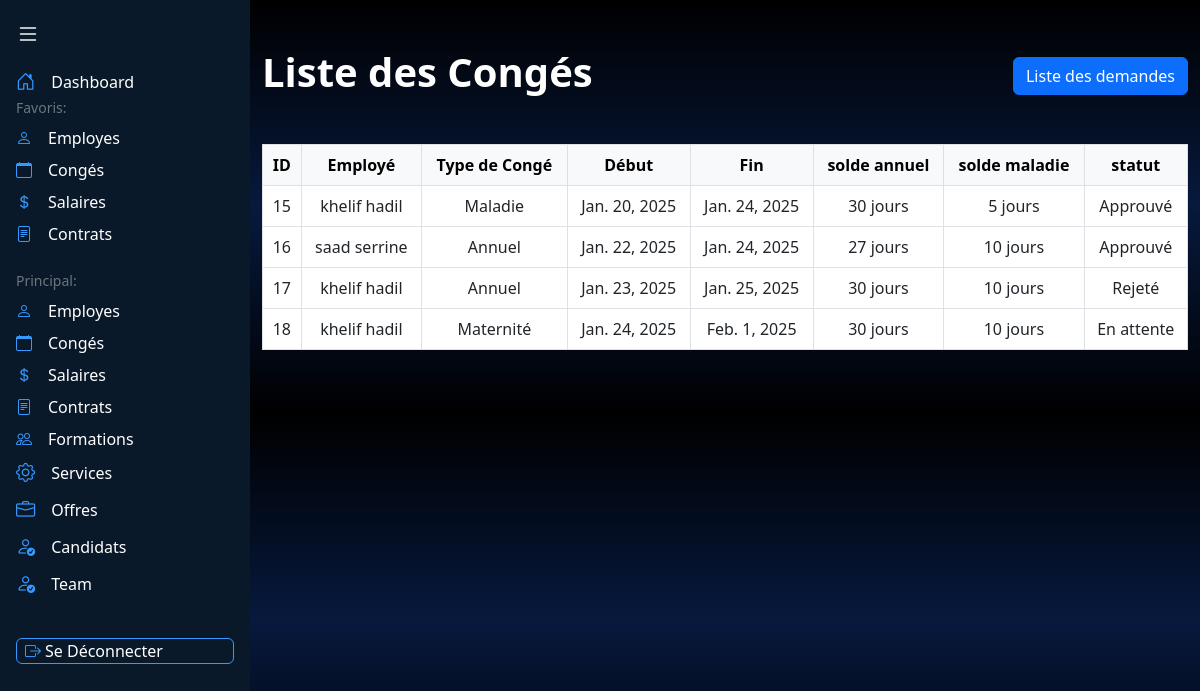
Screenshot of /conges/ (signed in) with the database file from the repository.
### appRH/models.py (models this page shows, shortened)
class Conge(models.Model):
    TYPE_CONGE = [
        ('Annuel', 'Congé Annuel'),
        ('Maladie', 'Congé Maladie'),
        ('Maternité', 'Congé Maternité'),
        ('Paternité', 'Congé Paternité'),
        ('SansSolde', 'Congé Sans Solde'),
        ('Autre', 'Autre'),
    ]
    STATUTS_DEMANDE = [
        ('En attente', 'En attente'),
        ('Approuvé', 'Approuvé'),
        ('Rejeté', 'Rejeté'),
    ]
    employe = models.ForeignKey(Employe, on_delete=models.CASCADE, related_name='conges')
    type_conge = models.CharField(max_length=50, choices=TYPE_CONGE)
    date_debut = models.DateField()
    date_fin = models.DateField()
    solde_annuel = models.IntegerField(default=30)
    solde_maladie = models.IntegerField(default=10)
    statut = models.CharField(max_length=20, choices=STATUTS_DEMANDE, default='En attente')

class Employe(models.Model):
    user = models.OneToOneField(User, on_delete=models.CASCADE, null=True, blank=True)  # Relier chaque employé à un utilisateur
    nom = models.CharField(max_length=50)
    prenom = models.CharField(max_length=50)
    email = models.EmailField(unique=True)
    tel = models.CharField(max_length=10)  # Ajout d'une validation
    adresse = models.CharField(max_length=100)
    sexe = models.CharField(max_length=10, choices=[('Masculin', 'Masculin'), ('Féminin', 'Féminin')])
    lieu_naissance = models.CharField(max_length=50)
    date_naissance = models.DateField(null=True, blank=True)
    date_recrutement = models.DateField(auto_now_add=True)
    situation_fam = models.CharField(max_length=50)
    fonction = models.CharField(max_length=50)
    service = models.ForeignKey('Service', on_delete=models.CASCADE)

### appRH/views.py (the view)
# urls.py: path('conges/',views.liste_conges,name='liste_conges'),
@login_required
def liste_conges(request):
    is_employe = request.user.groups.filter(name='Employe').exists()
    is_agent_rh = request.user.groups.filter(name='Agent Rh').exists()
    is_responsable_rh = request.user.groups.filter(name='Responsable RH').exists()
    if is_employe:
        try:
            employe = Employe.objects.get(user=request.user)
            conges = Conge.objects.filter(employe=employe)
        except Employe.DoesNotExist:
            conges = []
    else:
        conges = Conge.objects.all()
    return render(request, 'listconges.html', {
        'conges': conges,
        "is_employe": is_employe,
        "is_agent_rh": is_agent_rh,
        "is_responsable_rh":is_responsable_rh,
    })

### appRH/templates/listconges.html (shortened to what this page needs)
<!DOCTYPE html>
<html lang="en">
    {% load static %}
<head>
    <link href="https://cdn.jsdelivr.net/npm/bootstrap@5.3.0/dist/css/bootstrap.min.css" rel="stylesheet">
    <link rel="stylesheet" href="https://cdn.jsdelivr.net/npm/bootstrap-icons@1.11.1/font/bootstrap-icons.css">
</head>
<body style="background: linear-gradient(to bottom, black 0%, rgb(7, 25, 61) 50%, black 100%);">
    <nav id="sidebar" class="min-vh-100 position-fixed" style="background-color: #0A1929; width: 250px; transition: all 0.3s ease; z-index: 1000;">
        <button class="btn border-0 p-3 w-100 text-start" id="toggleSidebar">
            <i class="bi bi-list text-white fs-4"></i>
        </button>
        <div class="px-3">
            <div class="mb-4">
                    <a href="{% url 'dashboardAgent' %}" class="nav-link text-white p-0 d-flex align-items-center">
                        <i class="bi bi-house-door" style="color: #3699FF; font-size: 1.2rem;"></i>
                        <span class="ms-3 menu-text">Dashboard</span>
                    </a>
                <div class="text-secondary small fw-medium mb-2 section-label">Favoris:</div>
                <ul class="nav flex-column gap-2">
                    <li class="nav-item">
                        <a href="{% url 'liste_employes' %}" class="nav-link text-white p-0 d-flex align-items-center">
                            <i class="bi bi-person" style="color: #3699FF;"></i>
                            <span class="ms-3 menu-text">Employes</span>
                        </a>
                    </li>
                    <li class="nav-item">
                        <a href="{% url 'liste_conges' %}" class="nav-link text-white p-0 d-flex align-items-center">
                            <i class="bi bi-calendar" style="color: #3699FF;"></i>
                            <span class="ms-3 menu-text">Congés</span>
                        </a>
                    </li>
                    <li class="nav-item">
                        <a href="{% url 'liste_salaires' %}" class="nav-link text-white p-0 d-flex align-items-center">
                            <i class="bi bi-currency-dollar" style="color: #3699FF;"></i>
                            <span class="ms-3 menu-text">Salaires</span>
                        </a>
                    </li>
                    <li class="nav-item">
                        <a href="{% url 'liste_contrats' %}" class="nav-link text-white p-0 d-flex align-items-center">
                            <i class="bi bi-file-text" style="color: #3699FF;"></i>
                            <span class="ms-3 menu-text">Contrats</span>
                        </a>
                    </li>
                </ul>
            </div>
            <div>
                <div class="text-secondary small fw-medium mb-2 section-label">Principal:</div>
                <ul class="nav flex-column gap-2">
                    <li class="nav-item">
                        <a href="{% url 'liste_employes' %}" class="nav-link text-white p-0 d-flex align-items-center">
                            <i class="bi bi-person" style="color: #3699FF;"></i>
                            <span class="ms-3 menu-text">Employes</span>
                        </a>
                    </li>
                    <li class="nav-item">
                        <a href="{% url 'liste_conges' %}" class="nav-link text-white p-0 d-flex align-items-center">
                            <i class="bi bi-calendar" style="color: #3699FF;"></i>
                            <span class="ms-3 menu-text">Congés</span>
                        </a>
                    </li>
                    <li class="nav-item">
                        <a href="{% url 'liste_salaires' %}" class="nav-link text-white p-0 d-flex align-items-center">
                            <i class="bi bi-currency-dollar" style="color: #3699FF;"></i>
                            <span class="ms-3 menu-text">Salaires</span>
                        </a>
                    </li>
                    <li class="nav-item">
                        <a href="{% url 'liste_contrats' %}" class="nav-link text-white p-0 d-flex align-items-center">
                            <i class="bi bi-file-text" style="color: #3699FF;"></i>
                            <span class="ms-3 menu-text">Contrats</span>
                        </a>
                    </li>
                    <li class="nav-item">
                        <a href="{% url 'liste_formations' %}" class="nav-link text-white p-0 d-flex align-items-center">
                            <i class="bi bi-people" style="color: #3699FF;"></i>
                            <span class="ms-3 menu-text">Formations</span>
                        </a>
                    </li>
                    <li>
                    <a href="{% url 'liste_services' %}" class="nav-link text-white p-0 d-flex align-items-center">
                        <i class="bi bi-gear" style="color: #3699FF; font-size: 1.2rem;"></i>
                        <span class="ms-3 menu-text">Services</span>
                    </a>
                </li>
                <li>
                <a href="{% url 'liste_offre' %}" class="nav-link text-white p-0 d-flex align-items-center">
                    <i class="bi bi-briefcase" style="color: #3699FF; font-size: 1.2rem;"></i>
                    <span class="ms-3 menu-text">Offres</span>
                </a>
            </li>
        <li>
            <a href="{% url 'liste_candidature' %}" class="nav-link text-white p-0 d-flex align-items-center">
                <i class="bi bi-person-check" style="color: #3699FF; font-size: 1.2rem;"></i>
                <span class="ms-3 menu-text">Candidats</span>
            </a>
        </li>
        <li>
            <a href="{% url 'team_list' %}" class="nav-link text-white p-0 d-flex align-items-center">
                <i class="bi bi-person-check" style="color: #3699FF; font-size: 1.2rem;"></i>
                <span class="ms-3 menu-text">Team</span>
            </a>
        </li>
     <br>
                    <li class="nav-item">
                  <form method="POST" action="{% url 'logout' %}">
                <button
    class="nav-link text-white p-0 d-flex align-items-center gap-1 px-2 py-1 rounded w-100"
    style="background-color: #0A1929; border: 1px solid #3699FF; font-size: 1rem; line-height: 1;">
    <i class="bi bi-box-arrow-right" style="color: #3699FF; font-size: 1rem;"></i>
    <span class="menu-text" style="margin-left: 0;">Se Déconnecter</span>
</button>
                 </form>
                </li>
                 </ul>
                </div>
            </div>
    </nav>
    <div class="flex-grow-1" style="margin-left: 250px; transition: margin-left 0.3s ease;">
    <div >
<div class="container py-5">
            <div class="d-flex justify-content-between align-items-center mb-4" style="color:rgb(255, 255, 255);">
                <h1 class="text-center fw-bold mb-4">Liste des Congés</h1>
                {% if is_agent_rh or is_responsable_rh%}
                <a href="{% url 'liste_demandes' %}" class="btn btn-primary mb-3">Liste des demandes </a>
                {% endif %}
            </div>
               <div class="table-responsive">
                <table class="table table-bordered table-hover">
                    <thead class="table-light text-center">
                    <tr>
                    <th>ID</th>
                    <th>Employé</th>
                    <th>Type de Congé</th>
                    <th>Début</th>
                    <th>Fin</th>
                    <th>solde annuel</th>
                    <th>solde maladie</th>
                    <th>statut</th>
                    </tr>
                </thead>
                <tbody class="text-center align-middle">
                    {% for conge in conges %}
                    <tr>
                        <td>{{ conge.id }}</td>
                        <td>{{ conge.employe.nom }} {{ conge.employe.prenom }}</td>
                        <td>{{ conge.type_conge }}</td>
                        <td>{{ conge.date_debut }}</td>
                        <td>{{ conge.date_fin }}</td>
                        <td>{{ conge.solde_annuel }} jours</td>
                        <td>{{ conge.solde_maladie }} jours</td>
                        <td>{{ conge.statut }}</td>
                    </tr>
                    {% endfor %}
                </tbody>
            </table>
        </div>
    </div>
</body>
</html>

### rows the page displays
Conge: id "15", employe.nom "khelif", employe.prenom "hadil", type_conge "Maladie", date_debut "Jan. 20, 2025", date_fin "Jan. 24, 2025", solde_annuel "30", solde_maladie "5", statut "Approuvé"
Conge: id "16", employe.nom "saad", employe.prenom "serrine", type_conge "Annuel", date_debut "Jan. 22, 2025", date_fin "Jan. 24, 2025", solde_annuel "27", solde_maladie "10", statut "Approuvé"
Conge: id "17", employe.nom "khelif", employe.prenom "hadil", type_conge "Annuel", date_debut "Jan. 23, 2025", date_fin "Jan. 25, 2025", solde_annuel "30", solde_maladie "10", statut "Rejeté"
Conge: id "18", employe.nom "khelif", employe.prenom "hadil", type_conge "Maternité", date_debut "Jan. 24, 2025", date_fin "Feb. 1, 2025", solde_annuel "30", solde_maladie "10", statut "En attente"
